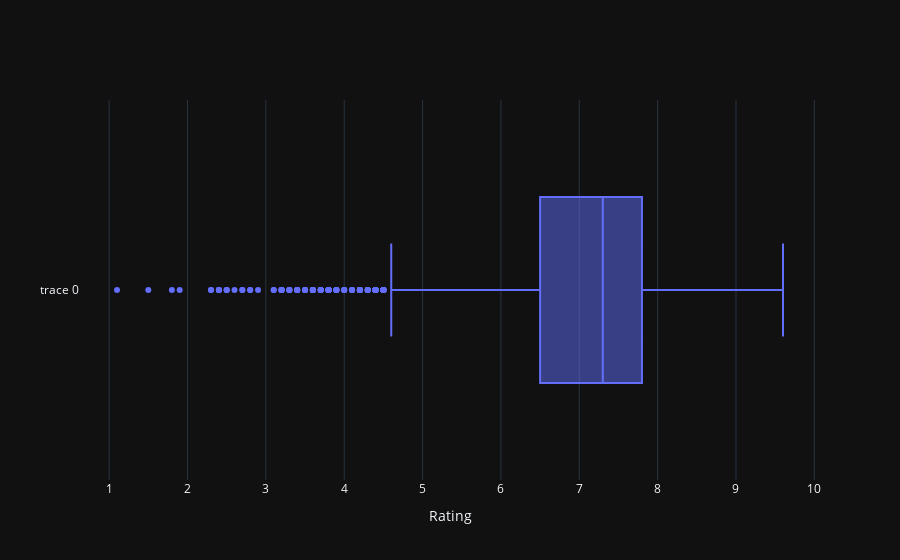

The code cell stored with this chart in its notebook:
### Code cell
data = [
    go.Box( x = X_train['IMDb'])
    ]

fig = go.Figure(data)
fig.update_xaxes(title_text='Rating')
fig.show()

### Figure 1 — Plotly figure (JSON) as saved in the notebook; plotly's stock layout.template omitted (floating-point values rounded to 4 significant figures; data arrays with more than 128 entries replaced by an {"elided": "..."} marker saying what was removed)
{"data": [{"x": {"elided": "4294 float values"}, "type": "box"}], "layout": {"xaxis": {"title": {"text": "Rating"}}}}
